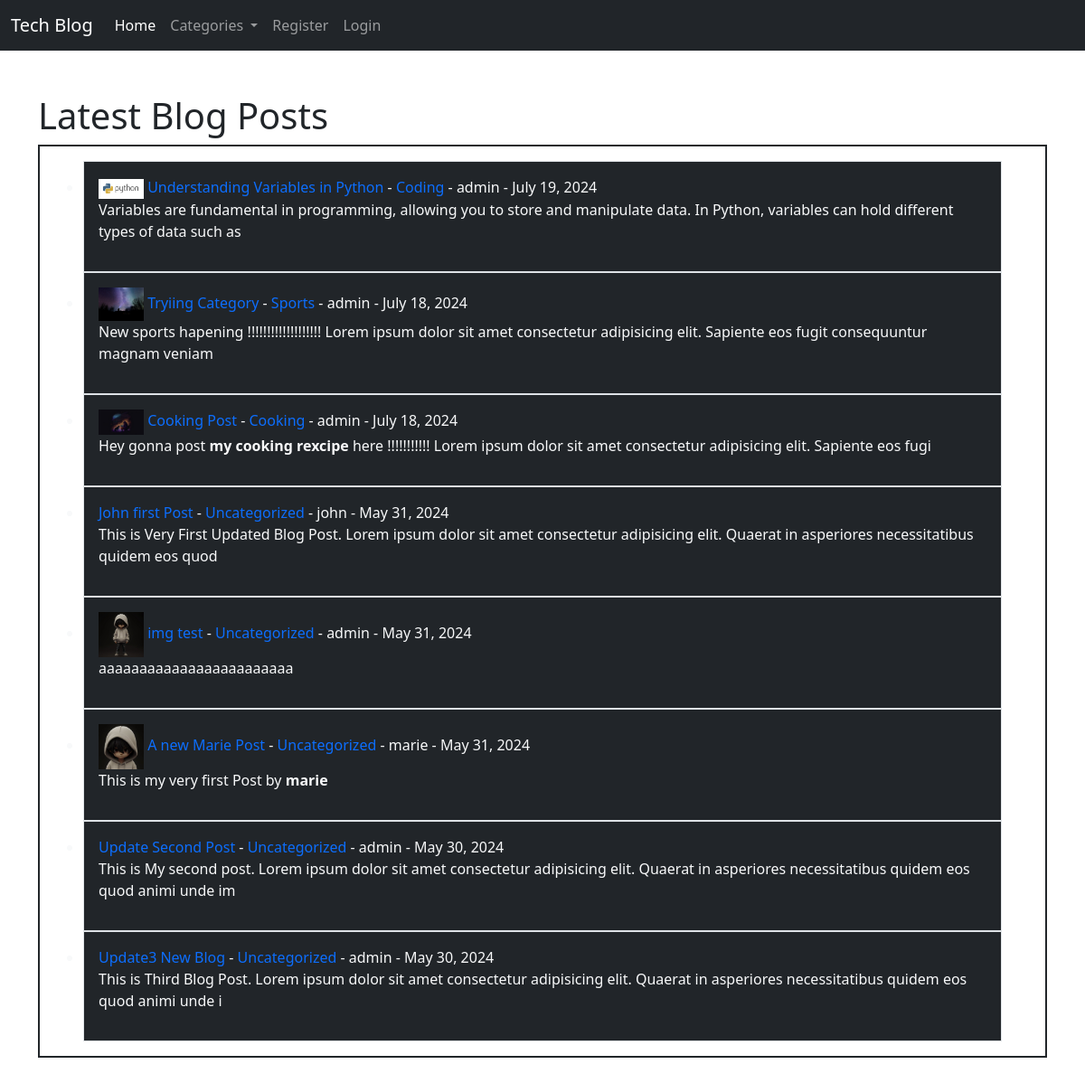
The page / on the database its author committed.
### blog/models.py (models this page shows, shortened)
class Post(models.Model):
   title = models.CharField(max_length=255)
   header_image = models.ImageField(null=True, blank=True, upload_to="images/")
   title_tag = models.CharField(max_length=255)
   category = models.CharField(max_length=255, default="Uncategorized")
   author = models.ForeignKey(User, on_delete=models.CASCADE)
   post_date = models.DateField(auto_now_add=True)
   body = RichTextField(blank='True', null='True')
   likes = models.ManyToManyField(User, related_name='blog_post')
   class Meta:
        ordering = ['-post_date']

### blog/views.py (the view)
# urls.py: path('', HomeView.as_view(), name="home"),
class HomeView(ListView):
   model = Post
   template_name = 'home.html'
   def get_context_data(self, *args, **kwargs):
      cat_menu = Category.objects.all()
      context = super(HomeView, self).get_context_data(*args, **kwargs)
      context["cat_menu"] = cat_menu
      return context

### blog/models.py (called while the page is built)
   def __str__(self):
      return self.name

### blog/templates/home.html (shortened to what this page needs)
{% extends 'base.html' %}
{% block content %}
<h1>Latest Blog Posts</h1>
<ul class="py-3 px-5 border-dark border-2 border">
   {% for post in object_list %}
   <li class="bg-dark p-3 border text-light">
      <a href=" {% url 'article' post.pk %}" class="text-decoration-none">
         {% if post.header_image %}
         <img src="{{ post.header_image.url }}" alt="" width="50">
         {% endif %}
         {{ post.title }}
      </a>
      -
      <a href="{% url 'Category' post.category|slugify %}" class="text-decoration-none"> {{ post.category }} </a>
      - {{ post.author}} - {{ post.post_date }}
      <br />{{ post.body | slice:':150' | safe}}
   </li>
   {% endfor %}
</ul>
{% endblock %}

### rows shown on the page
Post: header_image (picture), title "Understanding Variables in Python", category "Coding", author "admin", post_date "July 19, 2024", body "Variables are fundamental in programming, allowing you to store and manipulate data. In Python, variables can hold different types of data such as"
Post: header_image (picture), title "Tryiing Category", category "Sports", author "admin", post_date "July 18, 2024", body "New sports hapening !!!!!!!!!!!!!!!!!!! Lorem ipsum dolor sit amet consectetur adipisicing elit. Sapiente eos fugit consequuntur magnam veniam"
Post: header_image (picture), title "Cooking Post", category "Cooking", author "admin", post_date "July 18, 2024", body "Hey gonna post my cooking rexcipe here !!!!!!!!!!! Lorem ipsum dolor sit amet consectetur adipisicing elit. Sapiente eos fugi"
Post: title "John first Post", category "Uncategorized", author "john", post_date "May 31, 2024", body "This is Very First Updated Blog Post. Lorem ipsum dolor sit amet consectetur adipisicing elit. Quaerat in asperiores necessitatibus quidem eos quod"
Post: header_image (placeholder picture), title "img test", category "Uncategorized", author "admin", post_date "May 31, 2024", body "aaaaaaaaaaaaaaaaaaaaaaaa"
Post: header_image (picture), title "A new Marie Post", category "Uncategorized", author "marie", post_date "May 31, 2024", body "This is my very first Post by marie"
Post: title "Update Second Post", category "Uncategorized", author "admin", post_date "May 30, 2024", body "This is My second post. Lorem ipsum dolor sit amet consectetur adipisicing elit. Quaerat in asperiores necessitatibus quidem eos quod animi unde im"
Post: title "Update3 New Blog", category "Uncategorized", author "admin", post_date "May 30, 2024", body "This is Third Blog Post. Lorem ipsum dolor sit amet consectetur adipisicing elit. Quaerat in asperiores necessitatibus quidem eos quod animi unde i"
